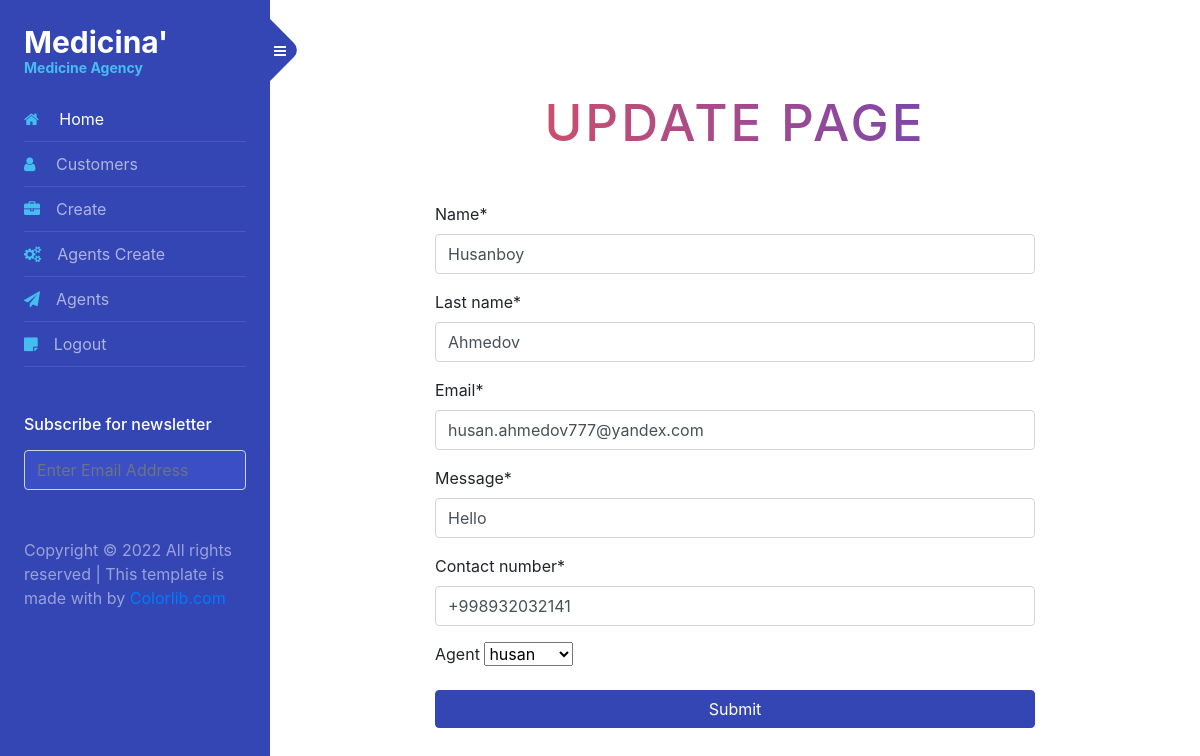
Page /1/update/ (signed in) on the committed database.
### records_feed/models.py (models this page shows, shortened)
class Setter(models.Model):
    class Meta:
        verbose_name = "Setter"
        verbose_name_plural = "Feedback users"
    name = models.CharField(max_length=100)
    last_name = models.CharField(max_length=100)
    email = models.EmailField()
    message = models.CharField(max_length=500)
    contact_number = models.CharField(max_length=30)
    organiser = models.ForeignKey(UserProfile, on_delete=models.CASCADE)
    agent = models.ForeignKey(
        "Agent", null=True, blank=True, on_delete=models.SET_NULL)
    category = models.ForeignKey(
        'Category', blank=True, null=True, on_delete=models.SET_NULL)

### records_feed/views.py (the view, shortened to what this page needs)
# urls.py: path('<int:pk>/update/', UpdateUser.as_view(), name='update'),
class UpdateUser(OraniserAndLoginRequiredMixin, UpdateView):
    template_name = 'update.html'
    queryset = models.Setter.objects.all()
    form_class = SetterModelForm
    context_object_name = 'customer'

### records_feed/forms.py
class SetterModelForm(forms.ModelForm):
    class Meta:
        model = Setter
        fields = (
            "name",
            "last_name",
            "email",
            "message",
            "contact_number",
            "agent",
        )

### agents/mixins.py (called while the page is built)
    def dispatch(self, request, *args, **kwargs):
        if not request.user.is_authenticated or not request.user.is_organiser:
            return redirect('login')
        return super().dispatch(request, *args, **kwargs)

### records_feed/models.py (called while the page is built)
    def __str__(self):
        return str(self.user)

### front_med/update.html (shortened to what this page needs)
{% extends 'base.html' %}
{% load static %}
{% load crispy_forms_tags %}
{% block content %}
<link
  href="//maxcdn.bootstrapcdn.com/bootstrap/4.1.1/css/bootstrap.min.css"
  rel="stylesheet"
  id="bootstrap-css"
/>
<link rel="stylesheet" href="{% static 'css/forms.css' %}" />
<section class="get-in-touch">
  <h1 class="title">Update page</h1>
  <form method="post" class="mx-auto w-75">
    {{ form|crispy }}
    <button type="submit" class="btn btn-primary w-100">Submit</button>
  </form>
</section>
{% endblock content %}

### static/css/forms.css (style rules this page uses)
.get-in-touch { max-width: 800px; margin: 50px auto; position: relative; }
.get-in-touch .title { text-align: center; text-transform: uppercase; letter-spacing: 3px; font-size: 3.2em; line-height: 48px; padding-bottom: 48px; color: #5543ca; background: #5543ca; background: -moz-linear-gradient(left, #f4524d 0%, #5543ca 100%) !important; background: -webkit-linear-gradient( left, #f4524d 0%, #5543ca 100% ) !important; background: linear-gradient(to right, #f4524d 0%, #5543ca 100%) !important; -webkit-background-clip: text !important; -webkit-text-fill-color: transparent !important; }

### rows in the picture
Setter: name "Husanboy", last_name "Ahmedov", email "husan.ahmedov777@yandex.com", message "Hello", contact_number "+998932032141", agent "husan"
